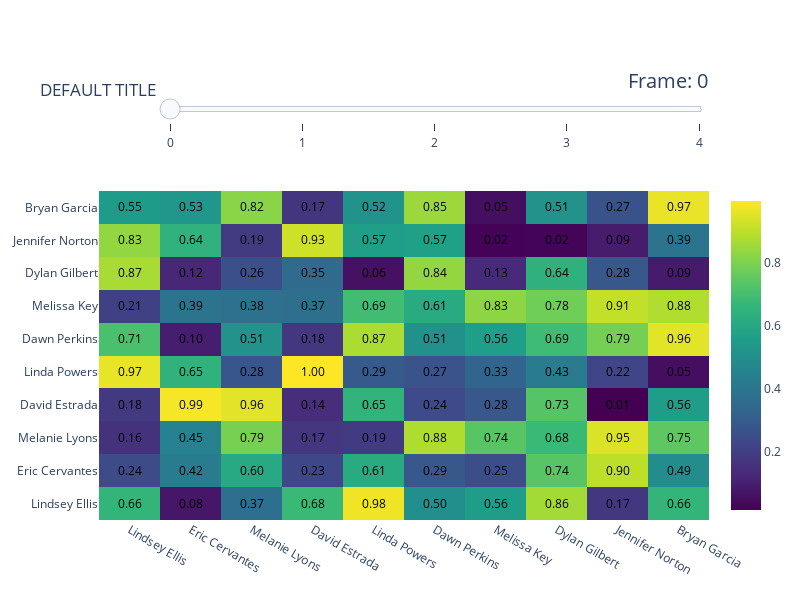

Source (notebook cell):
### Code cell
def animated_heatmap(
    matrices: np.ndarray | None = None,
    labels: list | None = None,
    title: str = "DEFAULT TITLE",
    show_values: bool = True,
    value_format: Literal[".2f", ".2e"] = ".2f",
    width: int = 800,
    height: int = 600,
    xaxis_title: str | None = None,
    yaxis_title: str | None = None,
    log: bool = False,
    nan_diagnal: bool = False,
    frame_duration: int = 500,
    slider_labels: list[str] | None = None,
    slider_prefix: str = "Frame: ",
):
    # Generate demo data if matrices is None
    if matrices is None:
        faker = Faker()
        shape = (5, 10, 10)  # (time, rows, cols)
        matrices = rng.random(shape)
        # logger.info(matrices)
    elif matrices.ndim != 3:
        raise ValueError("Expected 3D array (time, rows, cols)")

    n_frames, n_rows, n_cols = matrices.shape

    if labels is None:
        faker = Faker()
        labels = [faker.name() for _ in range(n_rows)]
    col_labels = labels
    row_labels = labels

    # Process all matrices
    processed_matrices = []
    for matrix in matrices:
        # Convert and process each time slice
        matrix = np.array(matrix, dtype=object)
        none_mask = matrix is None
        matrix = matrix.astype(float)
        if log:
            matrix = np.log10(matrix)
        matrix[none_mask] = np.nan
        if nan_diagnal:
            matrix[np.identity(matrix.shape[0], dtype=bool)] = np.nan
        processed_matrices.append(matrix)

        # Update the sliders configuration with custom labels
    if slider_labels is not None:
        if len(slider_labels) != n_frames:
            raise ValueError(
                f"Expected {n_frames} slider labels, got {len(slider_labels)}"
            )
        frame_labels = slider_labels
    else:
        frame_labels = [str(k) for k in range(n_frames)]

    layout_sliders = [
        go.layout.Slider(
            active=0,
            yanchor="bottom",
            xanchor="left",
            currentvalue=go.layout.slider.Currentvalue(
                font=dict(size=20), prefix=slider_prefix, visible=True, xanchor="right"
            ),
            transition=go.layout.slider.Transition(
                duration=frame_duration, easing="cubic-in-out"
            ),
            pad=dict(b=10, t=50),
            len=0.9,
            x=0.1,
            y=1.1,
            steps=[
                go.layout.slider.Step(
                    args=[
                        [f"frame_{k}"],
                        {
                            "frame": {"duration": frame_duration, "redraw": True},
                            "mode": "immediate",
                            "transition": {"duration": frame_duration},
                        },
                    ],
                    label=label,
                    method="animate",
                )
                for k, label in enumerate(frame_labels)
            ],
        )
    ]

    # Create frames for animation
    frames = [
        go.Frame(
            data=[heatmap(matrix, row_labels, show_values=show_values).data[0]],
            name=f"frame_{i}",  # name is required for frames
        )
        for i, matrix in enumerate(processed_matrices)
    ]

    # Create the figure with the initial frame
    fig = go.Figure(
        data=[
            heatmap(processed_matrices[0], row_labels, show_values=show_values).data[0]
        ],
        frames=frames,
        layout=go.Layout(
            title=title,
            width=width,
            height=height,
            xaxis=go.layout.XAxis(
                title=xaxis_title,
                nticks=len(col_labels) if col_labels else None,
                fixedrange=True,
            ),
            yaxis=go.layout.YAxis(
                title=yaxis_title,
                nticks=len(row_labels) if row_labels else None,
                fixedrange=True,
            ),
            dragmode=False,
            updatemenus=[
                go.layout.Updatemenu(
                    buttons=[
                        # go.layout.updatemenu.Button(
                        #     args=[
                        #         None,
                        #         {
                        #             "frame": {"duration": frame_duration, "redraw": True},
                        #             "fromcurrent": True,
                        #         },
                        #     ],
                        #     label="Play",
                        #     method="animate",
                        # ),
                        # go.layout.updatemenu.Button(
                        #     args=[
                        #         [None],
                        #         {
                        #             "frame": {"duration": 0, "redraw": True},
                        #             "mode": "immediate",
                        #             "transition": {"duration": 0},
                        #         },
                        #     ],
                        #     label="Pause",
                        #     method="animate",
                        # ),
                    ],
                    direction="left",
                    pad={"r": 10, "t": 87},
                    showactive=False,
                    type="buttons",
                    x=0.1,
                    xanchor="right",
                    y=1.1,
                    yanchor="bottom",
                )
            ],
        ),
    )

    # Update the layout dictionary to include the new sliders
    fig.update_layout(sliders=layout_sliders)

    return fig


animated_heatmap()

### Figure 1 — Plotly figure (JSON) as saved in the notebook; plotly's stock layout.template omitted (floating-point values rounded to 4 significant figures)
{"data": [{"colorscale": [[0, "#440154"], [0.1111, "#482878"], [0.2222, "#3e4989"], [0.3333, "#31688e"], [0.4444, "#26828e"], [0.5556, "#1f9e89"], [0.6667, "#35b779"], [0.7778, "#6ece58"], [0.8889, "#b5de2b"], [1, "#fde725"]], "reversescale": false, "showlegend": false, "showscale": true, "text": [["0.66", "0.08", "0.37", "0.68", "0.98", "0.50", "0.56", "0.86", "0.17", "0.66"], ["0.24", "0.42", "0.60", "0.23", "0.61", "0.29", "0.25", "0.74", "0.90", "0.49"], ["0.16", "0.45", "0.79", "0.17", "0.19", "0.88", "0.74", "0.68", "0.95", "0.75"], ["0.18", "0.99", "0.96", "0.14", "0.65", "0.24", "0.28", "0.73", "0.01", "0.56"], ["0.97", "0.65", "0.28", "1.00", "0.29", "0.27", "0.33", "0.43", "0.22", "0.05"], ["0.71", "0.10", "0.51", "0.18", "0.87", "0.51", "0.56", "0.69", "0.79", "0.96"], ["0.21", "0.39", "0.38", "0.37", "0.69", "0.61", "0.83", "0.78", "0.91", "0.88"], ["0.87", "0.12", "0.26", "0.35", "0.06", "0.84", "0.13", "0.64", "0.28", "0.09"], ["0.83", "0.64", "0.19", "0.93", "0.57", "0.57", "0.02", "0.02", "0.09", "0.39"], ["0.55", "0.53", "0.82", "0.17", "0.52", "0.85", "0.05", "0.51", "0.27", "0.97"]], "textfont": {"color": "black"}, "texttemplate": "%{text}", "type": "heatmap", "x": ["Lindsey Ellis", "Eric Cervantes", "Melanie Lyons", "David Estrada", "Linda Powers", "Dawn Perkins", "Melissa Key", "Dylan Gilbert", "Jennifer Norton", "Bryan Garcia"], "y": ["Lindsey Ellis", "Eric Cervantes", "Melanie Lyons", "David Estrada", "Linda Powers", "Dawn Perkins", "Melissa Key", "Dylan Gilbert", "Jennifer Norton", "Bryan Garcia"], "z": [[0.6601, 0.0751, 0.3679, 0.6792, 0.9773, 0.5041, 0.5572, 0.8618, 0.1732, 0.6614], [0.2384, 0.4244, 0.6043, 0.2285, 0.6149, 0.2858, 0.2506, 0.7352, 0.9016, 0.4926], [0.156, 0.451, 0.7934, 0.1713, 0.1879, 0.8784, 0.7382, 0.6788, 0.9465, 0.7479], [0.181, 0.9857, 0.9577, 0.1388, 0.6545, 0.2359, 0.2818, 0.73, 0.01433, 0.5565], [0.966, 0.6492, 0.2794, 0.9982, 0.292, 0.2676, 0.3324, 0.4281, 0.2191, 0.05202], [0.7103, 0.0959, 0.5144, 0.1751, 0.8731, 0.5094, 0.5592, 0.688, 0.7887, 0.9569], [0.2065, 0.3873, 0.3814, 0.3729, 0.693, 0.6146, 0.8291, 0.7806, 0.9089, 0.8806], [0.8694, 0.1202, 0.2591, 0.3546, 0.05961, 0.8375, 0.1349, 0.6404, 0.2818, 0.08664], [0.8346, 0.6429, 0.186, 0.9266, 0.5666, 0.5707, 0.01941, 0.02387, 0.08947, 0.3894], [0.5532, 0.5284, 0.8219, 0.1663, 0.5182, 0.8498, 0.05365, 0.5144, 0.265, 0.9675]]}], "layout": {"dragmode": false, "height": 600, "sliders": [{"active": 0, "currentvalue": {"font": {"size": 20}, "prefix": "Frame: ", "visible": true, "xanchor": "right"}, "len": 0.9, "pad": {"b": 10, "t": 50}, "steps": [{"args": [["frame_0"], {"frame": {"duration": 500, "redraw": true}, "mode": "immediate", "transition": {"duration": 500}}], "label": "0", "method": "animate"}, {"args": [["frame_1"], {"frame": {"duration": 500, "redraw": true}, "mode": "immediate", "transition": {"duration": 500}}], "label": "1", "method": "animate"}, {"args": [["frame_2"], {"frame": {"duration": 500, "redraw": true}, "mode": "immediate", "transition": {"duration": 500}}], "label": "2", "method": "animate"}, {"args": [["frame_3"], {"frame": {"duration": 500, "redraw": true}, "mode": "immediate", "transition": {"duration": 500}}], "label": "3", "method": "animate"}, {"args": [["frame_4"], {"frame": {"duration": 500, "redraw": true}, "mode": "immediate", "transition": {"duration": 500}}], "label": "4", "method": "animate"}], "transition": {"duration": 500, "easing": "cubic-in-out"}, "x": 0.1, "xanchor": "left", "y": 1.1, "yanchor": "bottom"}], "title": {"text": "DEFAULT TITLE"}, "updatemenus": [{"direction": "left", "pad": {"r": 10, "t": 87}, "showactive": false, "type": "buttons", "x": 0.1, "xanchor": "right", "y": 1.1, "yanchor": "bottom"}], "width": 800, "xaxis": {"fixedrange": true, "nticks": 10}, "yaxis": {"fixedrange": true, "nticks": 10}}}
